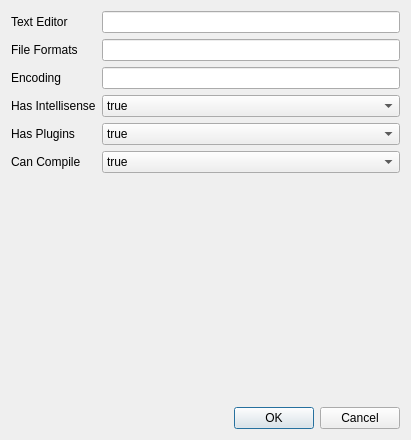
<?xml version="1.0" encoding="UTF-8"?>
<ui version="4.0">
 <class>EditDialog</class>
 <widget class="QDialog" name="EditDialog">
  <property name="geometry">
   <rect>
    <x>0</x>
    <y>0</y>
    <width>411</width>
    <height>440</height>
   </rect>
  </property>
  <property name="windowTitle">
   <string>Dialog</string>
  </property>
  <layout class="QGridLayout" name="gridLayout_2">
   <item row="0" column="0">
    <layout class="QGridLayout" name="gridLayout">
     <item row="0" column="0">
      <layout class="QFormLayout" name="formLayout">
       <item row="0" column="0">
        <widget class="QLabel" name="label">
         <property name="text">
          <string>Text Editor</string>
         </property>
        </widget>
       </item>
       <item row="0" column="1">
        <widget class="QLineEdit" name="textEditorEdit">
         <property name="text">
          <string/>
         </property>
        </widget>
       </item>
       <item row="1" column="0">
        <widget class="QLabel" name="label_2">
         <property name="text">
          <string>File Formats</string>
         </property>
        </widget>
       </item>
       <item row="1" column="1">
        <widget class="QLineEdit" name="fileFormatsEdit"/>
       </item>
       <item row="2" column="0">
        <widget class="QLabel" name="label_3">
         <property name="text">
          <string>Encoding</string>
         </property>
        </widget>
       </item>
       <item row="2" column="1">
        <widget class="QLineEdit" name="encodingEdit"/>
       </item>
       <item row="3" column="0">
        <widget class="QLabel" name="label_4">
         <property name="text">
          <string>Has Intellisense</string>
         </property>
        </widget>
       </item>
       <item row="3" column="1">
        <widget class="QComboBox" name="hiComboBox">
         <item>
          <property name="text">
           <string>true</string>
          </property>
         </item>
         <item>
          <property name="text">
           <string>false</string>
          </property>
         </item>
        </widget>
       </item>
       <item row="4" column="0">
        <widget class="QLabel" name="label_5">
         <property name="text">
          <string>Has Plugins</string>
         </property>
        </widget>
       </item>
       <item row="4" column="1">
        <widget class="QComboBox" name="hpComboBox">
         <item>
          <property name="text">
           <string>true</string>
          </property>
         </item>
         <item>
          <property name="text">
           <string>false</string>
          </property>
         </item>
        </widget>
       </item>
       <item row="5" column="0">
        <widget class="QLabel" name="label_6">
         <property name="text">
          <string>Can Compile</string>
         </property>
        </widget>
       </item>
       <item row="5" column="1">
        <widget class="QComboBox" name="ccComboBox">
         <item>
          <property name="text">
           <string>true</string>
          </property>
         </item>
         <item>
          <property name="text">
           <string>false</string>
          </property>
         </item>
        </widget>
       </item>
      </layout>
     </item>
     <item row="1" column="0">
      <widget class="QDialogButtonBox" name="buttonBox">
       <property name="orientation">
        <enum>Qt::Horizontal</enum>
       </property>
       <property name="standardButtons">
        <set>QDialogButtonBox::Cancel|QDialogButtonBox::Ok</set>
       </property>
      </widget>
     </item>
    </layout>
   </item>
  </layout>
 </widget>
 <resources/>
 <connections>
  <connection>
   <sender>buttonBox</sender>
   <signal>accepted()</signal>
   <receiver>EditDialog</receiver>
   <slot>accept()</slot>
   <hints>
    <hint type="sourcelabel">
     <x>248</x>
     <y>254</y>
    </hint>
    <hint type="destinationlabel">
     <x>157</x>
     <y>274</y>
    </hint>
   </hints>
  </connection>
  <connection>
   <sender>buttonBox</sender>
   <signal>rejected()</signal>
   <receiver>EditDialog</receiver>
   <slot>reject()</slot>
   <hints>
    <hint type="sourcelabel">
     <x>316</x>
     <y>260</y>
    </hint>
    <hint type="destinationlabel">
     <x>286</x>
     <y>274</y>
    </hint>
   </hints>
  </connection>
 </connections>
</ui>
